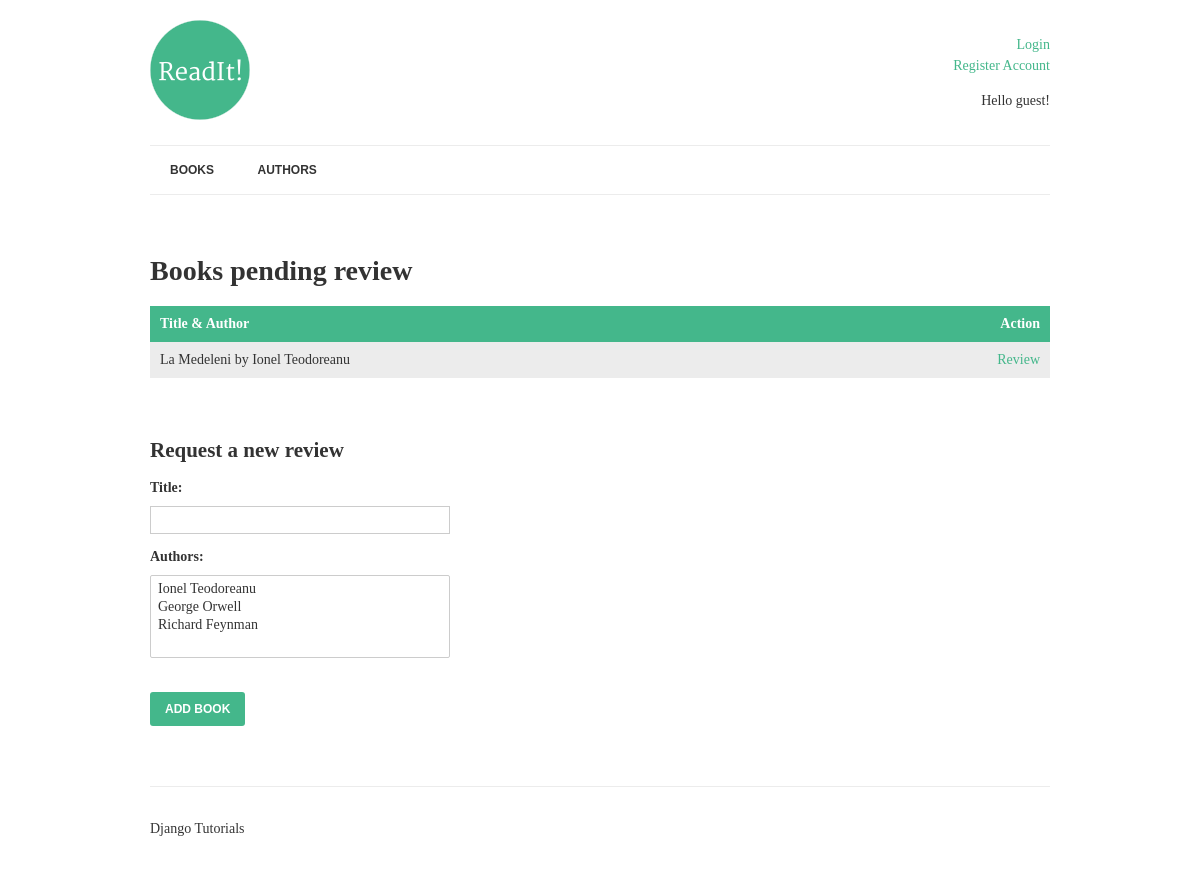
Page /books/review/ on the earlier database version.
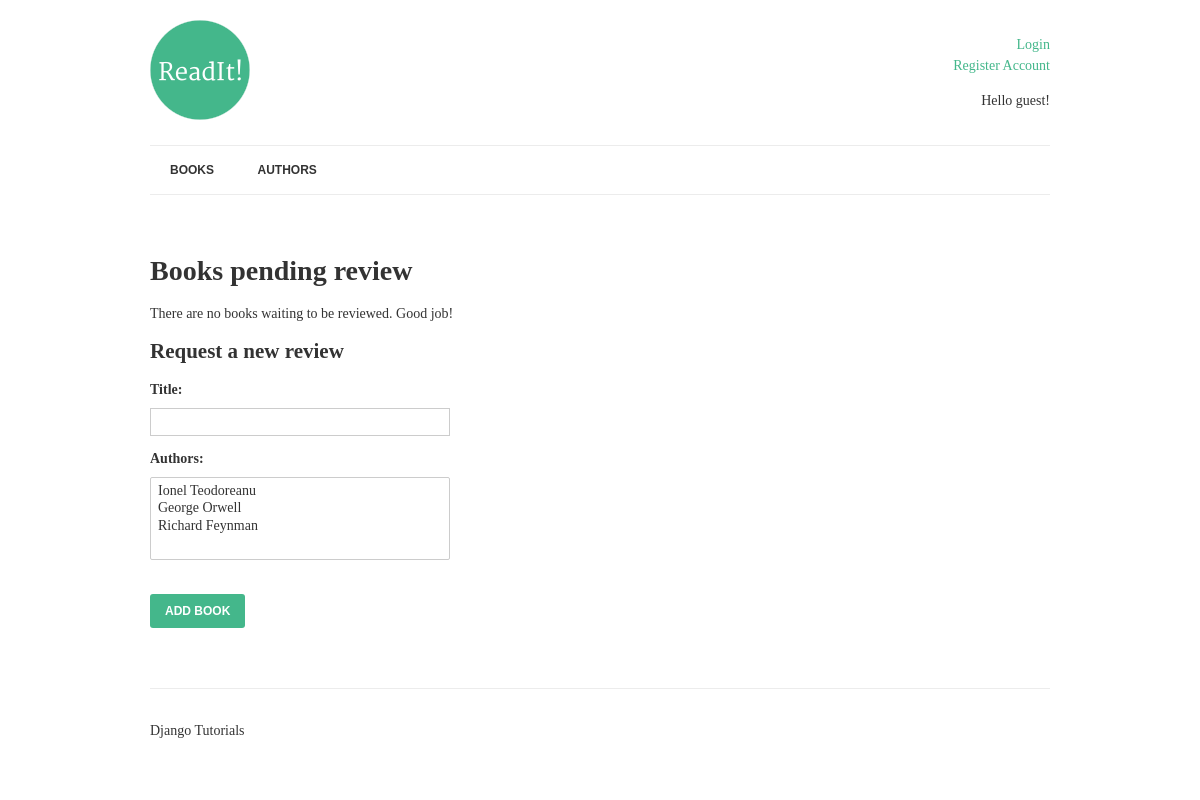
Same page on the later database version.
### books/models.py (models this page shows, shortened)
class Book(models.Model):
    title = models.CharField(max_length=150)
    authors = models.ManyToManyField('Author', related_name="books")
    review = models.TextField(blank=True, null=True)
    date_reviewed = models.DateTimeField(blank=True, null=True)
    is_favourite = models.BooleanField(default=False, verbose_name='Favourite?')
    def list_authors(self):
        return ', '.join([author.name for author in self.authors.all()])

class Author(models.Model):
    name = models.CharField(max_length=70,
                            help_text='Use pen name, not real name',
                            unique=True)
    def __str__(self):
        return self.name

### books/views.py (the view, shortened to what this page needs)
class ReviewList(View):
    def get(self, request):
        books = Book.objects.filter(
            date_reviewed__isnull=True).prefetch_related('authors')
        context = {
            'books': books,
            'form': BookForm,
        }
        return render(request, 'books/list-to-review.html', context)

### templates/books/list-to-review.html (shortened to what this page needs)
{% extends "books/base.html" %}
{% block content %}
	<h1>Books pending review</h1>
	{% if books %}
		<table>
			<thead>
				<th>Title &amp; Author</th>
				<th class="align-right">Action</th>
			</thead>
			<tbody>
				{% for book in books %}
					<tr>
						<td class="title">
							{{ book.title }} by {{ book.list_authors }}
						</td>
						<td class="align-right">
							<a href="{% url 'review-book' book.pk %}">Review</a>
						</td>
					</tr>
				{% endfor %}
			</tbody>
		</table>
	{% else %}
		<p>There are no books waiting to be reviewed.  Good job!</p>
	{% endif %}
	<h2>Request a new review</h2>
    <form method="post">
        {{ form.as_p }}
        <input type="submit" value="Add book">
    </form>
{% endblock %}

Differences in the rows shown:
no longer on this page (row edited): Book: title "La Medeleni", list_authors "Ionel Teodoreanu"
Other differences:
text no longer shown: "Title & Author Action"
text now shown: "There are no books waiting to be reviewed. Good job!"
